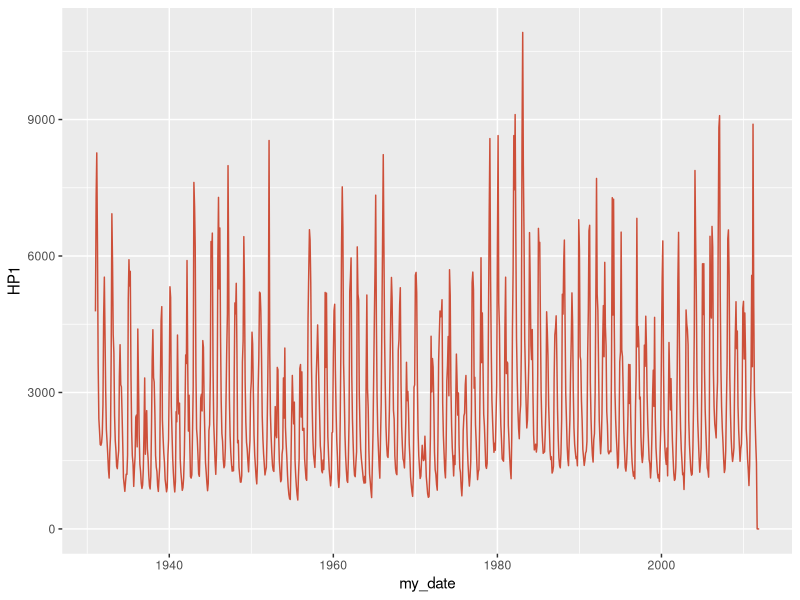
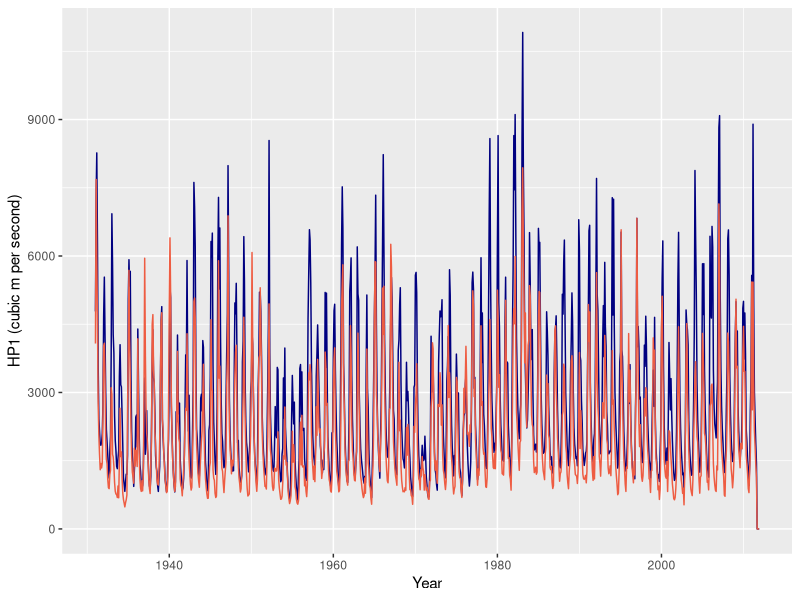
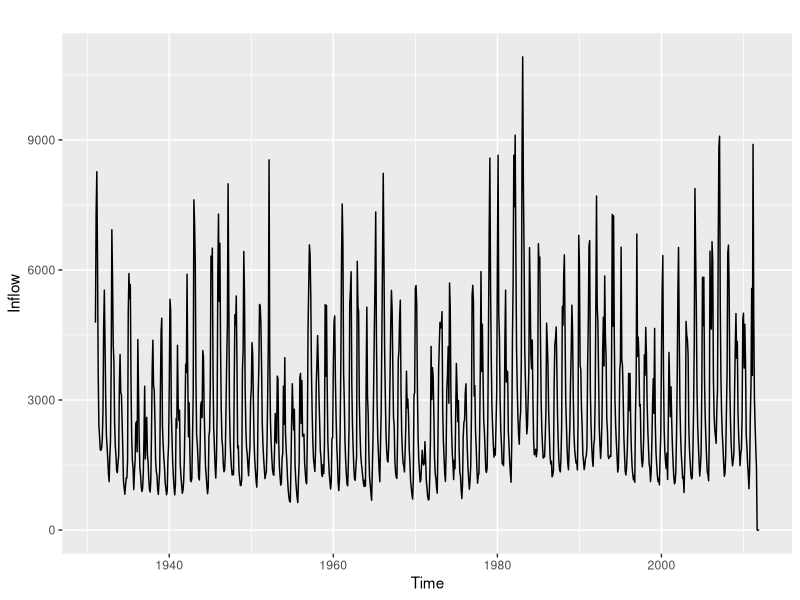
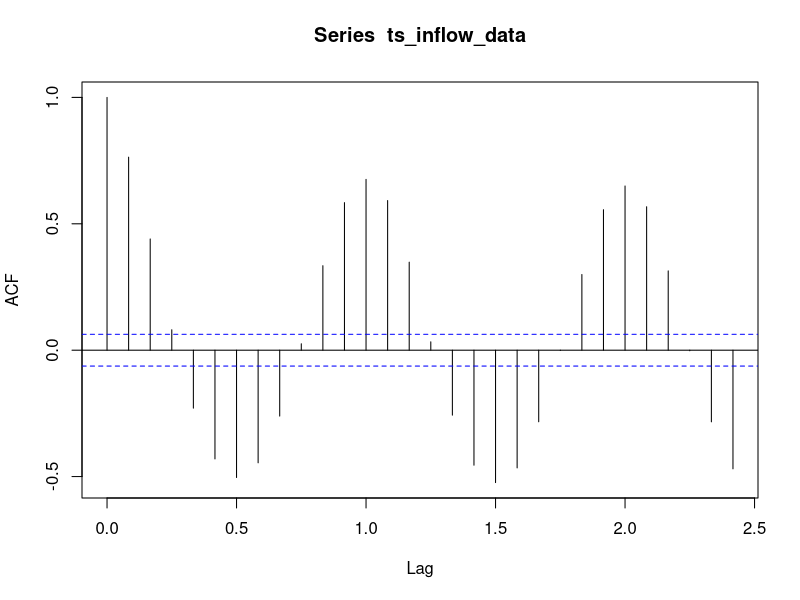
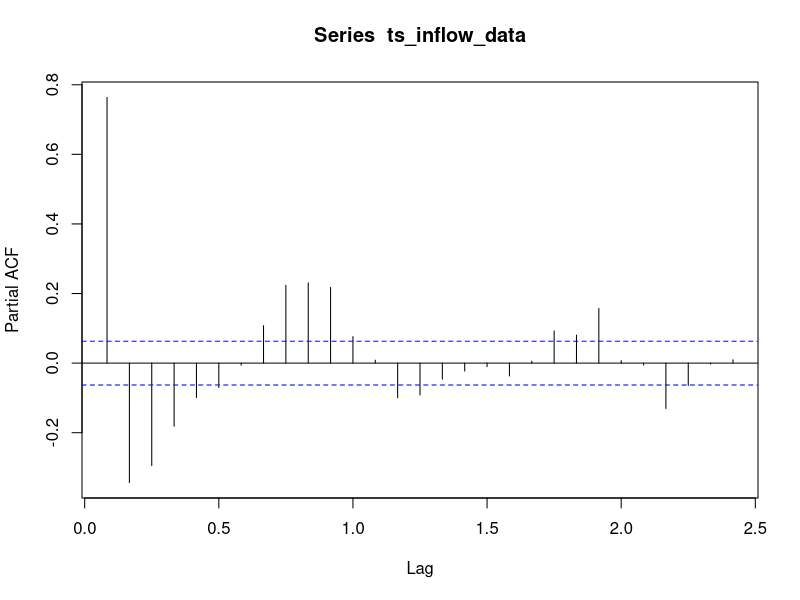
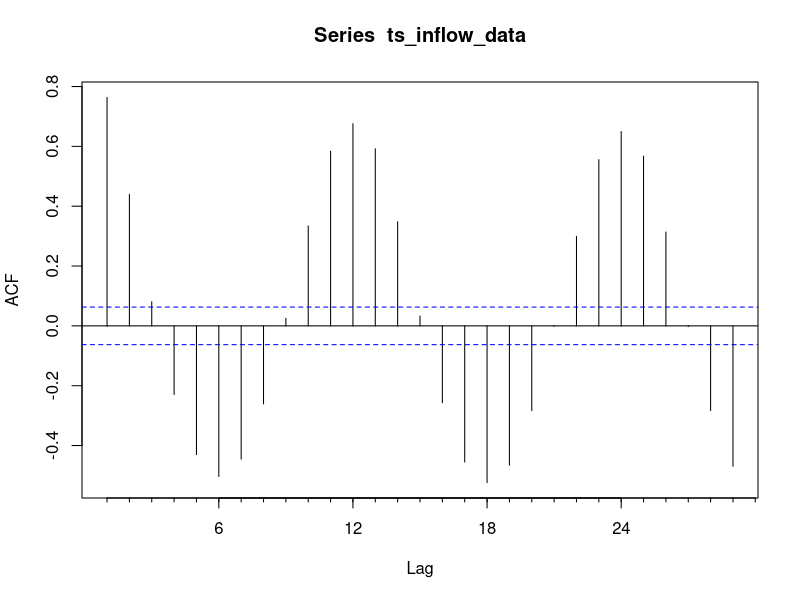
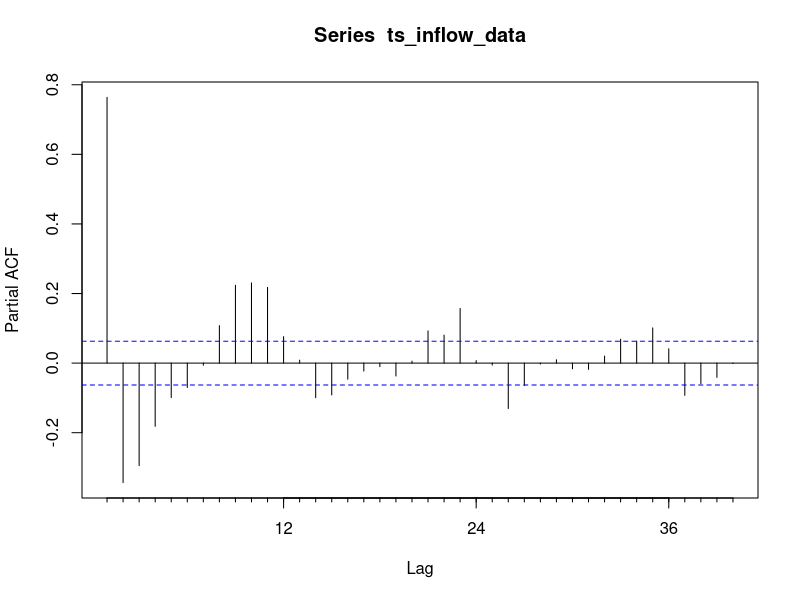

Recreate these plots in R, in order.
## ---- chunk 1
knitr::opts_chunk$set(echo = TRUE) 
## ---- chunk 2
library(lubridate)
library(ggplot2)
library(forecast) #added for Acf and Pacf functions

## ---- chunk 3
#Importing time series data from text file
#I am calling it raw for now because it's data as it is in the file

#Option 1: import using absolute path
#raw_inflow_data <- read.table(file="/Users/lmm89/OneDrive/Duke_University/9_Spring2022/ENV790_TSA/Git_Repo/ENV790_TimeSeriesAnalysis_Sp2022_v2/Data/inflowtimeseries.txt",header=FALSE,skip=0)

#Option 2: import using shortcut "." or ".." or relative path
# the "." will point to the folder set as current directory
# the ".." will point to your parent folder set as current directory

#check which folder is your current directory using function getwd()
getwd()
# my output was "/Users/lmm89/Library/CloudStorage/OneDrive-Personal/Duke_University/11_Spring2023/ENV790_TSA/GitHub/TimeSeriesAnalysis_Sp23" meaning current directory is my project folder, therefore I only need to use "."
# if output was "/Users/lmm89/Library/CloudStorage/OneDrive-Personal/Duke_University/11_Spring2023/ENV790_TSA/GitHub/TimeSeriesAnalysis_Sp23/Lessons" then I would need to use ".."

raw_inflow_data <- read.table(file="./Data/inflowtimeseries.txt",header=FALSE,skip=0)

#If you want specific columns just trim the table
raw_inflow_data <- raw_inflow_data[,1:5] #the space before the comma means you want all rows
                                 #and 1:5 means all columns from 1 to 5
nhydro <- ncol(raw_inflow_data)-2
nobs <- nrow(raw_inflow_data) 

#If your file does not have header like this one you can add column names after creating the data frame
colnames(raw_inflow_data)=c("Month","Year", "HP1", "HP2","HP3")

#Checking data
head(raw_inflow_data)
str(raw_inflow_data)
## ---- chunk 4
#using package lubridate
my_date <- paste(raw_inflow_data[,1],raw_inflow_data[,2],sep="-")
my_date <- my(my_date)  #function my from package lubridate
head(my_date)
#add that to inflow_data 
inflow_data <- cbind(my_date,raw_inflow_data[,3:5]) #cbind stands for column bind
head(inflow_data)

## ---- chunk 5
#using package ggplot2
ggplot(inflow_data, aes(x=my_date,y=HP1))+
  geom_line(color='tomato3')

#adding two time series to the same plot
ggplot(inflow_data, aes(x=my_date))+
  geom_line(aes(y=HP1), color="navy")+
  geom_line(aes(y=HP2), color="tomato2")+
  xlab("Year")+
  ylab("HP1 (cubic m per second)")

## ---- chunk 6
## time series objects can only take numbers. dataframes can have data of other formats all together.
## we want all the rows, so we leave it blank before the comma
## we want the second column, so put a 2 after the comma
ts_inflow_data <- ts(inflow_data[,2],start=c(1931,1), frequency=12)
ts_inflow_data 

## ---- chunk 7

autoplot(ts_inflow_data) +
  xlab("Time") +
  ylab("Inflow") +
  labs(color="Reservoir")
  
## ---- chunk 8
## both of these options will give you the same results, but the plots will look a little bit different depending on which one you use

# Option 1: The function acf() and pacf() is from package "stats"
## autocorrelation function that gives us information about the self-correlation of our time series
## how one observation is correlated with a different observation of the same variable
## the output will be a plot that helps you visualize the autocorrelation better
HP1_acf <- acf(ts_inflow_data)
## we see that a seasonal component is present in your data set because the acf is sinusoidal/periodic
## calling this with the $ will print the values in the console
HP1_acf$acf

HP1_pacf <- pacf(ts_inflow_data)

#Option 2: Computing ACF and PACF with package "forecast"

#The next line will output a plot since we have plot=TRUE and also store the acf values in the object
HP1_acf <- Acf(ts_inflow_data)

HP1_pacf <- Pacf(ts_inflow_data, lag.max=40)
  
